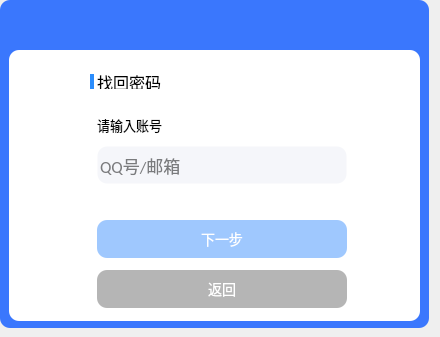
   <widget class="QWidget" name="page_4">
    <widget class="QLabel" name="label_BackRoundQQ">
     <property name="geometry">
      <rect>
       <x>0</x>
       <y>0</y>
       <width>429</width>
       <height>328</height>
      </rect>
     </property>
     <property name="styleSheet">
      <string notr="true">QLabel{
	border-radius: 10px;
	background-color: rgb(58, 119, 253);
}</string>
     </property>
     <property name="text">
      <string/>
     </property>
    </widget>
    <widget class="QLabel" name="label_FindQQ">
     <property name="geometry">
      <rect>
       <x>9</x>
       <y>50</y>
       <width>411</width>
       <height>271</height>
      </rect>
     </property>
     <property name="font">
      <font>
       <family>华文行楷</family>
      </font>
     </property>
     <property name="styleSheet">
      <string notr="true">QLabel{
	
	background-color: rgb(255, 255, 255);
	border-radius:10px;

}</string>
     </property>
     <property name="text">
      <string/>
     </property>
    </widget>
    <widget class="QLabel" name="label_QQLogo">
     <property name="geometry">
      <rect>
       <x>10</x>
       <y>10</y>
       <width>134</width>
       <height>34</height>
      </rect>
     </property>
     <property name="styleSheet">
      <string notr="true">QLabel{
	
	image: url(:/Img/QQLOGO.png);
}</string>
     </property>
     <property name="text">
      <string/>
     </property>
    </widget>
    <widget class="QLabel" name="label_Blue">
     <property name="geometry">
      <rect>
       <x>90</x>
       <y>74</y>
       <width>4</width>
       <height>15</height>
      </rect>
     </property>
     <property name="styleSheet">
      <string notr="true">QLabel{
	
	background-color: rgb(43, 141, 253);
}</string>
     </property>
     <property name="text">
      <string/>
     </property>
    </widget>
    <widget class="QLabel" name="label_Text8">
     <property name="geometry">
      <rect>
       <x>97</x>
       <y>74</y>
       <width>71</width>
       <height>15</height>
      </rect>
     </property>
     <property name="font">
      <font>
       <family>黑体</family>
       <pointsize>12</pointsize>
       <weight>50</weight>
       <bold>false</bold>
      </font>
     </property>
     <property name="text">
      <string>找回密码</string>
     </property>
    </widget>
    <widget class="QLabel" name="label_Text9">
     <property name="geometry">
      <rect>
       <x>97</x>
       <y>114</y>
       <width>91</width>
       <height>21</height>
      </rect>
     </property>
     <property name="font">
      <font>
       <family>黑体</family>
       <pointsize>10</pointsize>
       <weight>50</weight>
       <italic>false</italic>
       <bold>false</bold>
      </font>
     </property>
     <property name="text">
      <string>请输入账号</string>
     </property>
    </widget>
    <widget class="QLineEdit" name="lineEdit_FindAccount">
     <property name="geometry">
      <rect>
       <x>97</x>
       <y>146</y>
       <width>250</width>
       <height>38</height>
      </rect>
     </property>
     <property name="font">
      <font>
       <family>Calibri</family>
       <pointsize>13</pointsize>
       <weight>50</weight>
       <bold>false</bold>
      </font>
     </property>
     <property name="styleSheet">
      <string notr="true">QLineEdit{
	border-style:solid;
border-width:1px;
border-top-color: rgba(255, 255, 255, 0);
border-right-color: rgba(255, 255, 255, 0);
border-left-color: rgba(255, 255, 255, 0);
border-bottom-color: rgb(255, 255, 255, 0);
	background-color: rgb(245, 246, 250);
border-radius:10px;
}</string>
     </property>
     <property name="text">
      <string/>
     </property>
     <property name="maxLength">
      <number>22</number>
     </property>
     <property name="placeholderText">
      <string>QQ号/邮箱</string>
     </property>
    </widget>
    <widget class="QPushButton" name="btn_Next">
     <property name="enabled">
      <bool>false</bool>
     </property>
     <property name="geometry">
      <rect>
       <x>97</x>
       <y>220</y>
       <width>250</width>
       <height>38</height>
      </rect>
     </property>
     <property name="font">
      <font>
       <family>新宋体</family>
       <pointsize>-1</pointsize>
      </font>
     </property>
     <property name="autoFillBackground">
      <bool>false</bool>
     </property>
     <property name="styleSheet">
      <string notr="true">QPushButton{
background-color: rgb(159, 200, 254);
color: rgb(255, 255, 255);
border-radius: 10px;
font-size:14px;
}
QPushButton:hover{
	
	background-color: rgb(63, 225, 253);
color: rgb(255, 255, 255);
border-radius: 10px;
}</string>
     </property>
     <property name="text">
      <string>下一步</string>
     </property>
     <property name="iconSize">
      <size>
       <width>238</width>
       <height>36</height>
      </size>
     </property>
     <property name="autoRepeat">
      <bool>false</bool>
     </property>
     <property name="flat">
      <bool>false</bool>
     </property>
    </widget>
    <widget class="QLabel" name="label_ERRORTIP">
     <property name="geometry">
      <rect>
       <x>97</x>
       <y>190</y>
       <width>281</width>
       <height>16</height>
      </rect>
     </property>
     <property name="styleSheet">
      <string notr="true">QLabel{
	
	color: rgb(255, 86, 106);
}</string>
     </property>
     <property name="text">
      <string/>
     </property>
    </widget>
    <widget class="QPushButton" name="btn_close_4">
     <property name="geometry">
      <rect>
       <x>400</x>
       <y>-1</y>
       <width>31</width>
       <height>31</height>
      </rect>
     </property>
     <property name="autoFillBackground">
      <bool>false</bool>
     </property>
     <property name="styleSheet">
      <string notr="true">QPushButton::hover{
	image: url(:/Img/close_red.png);
}
QPushButton::passed{
	
	image: url(:/Img/close_red_passed.png);
}</string>
     </property>
     <property name="text">
      <string/>
     </property>
     <property name="icon">
      <iconset resource="Img.qrc">
       <normaloff>:/Img/close.png</normaloff>:/Img/close.png</iconset>
     </property>
     <property name="iconSize">
      <size>
       <width>16</width>
       <height>16</height>
      </size>
     </property>
     <property name="checkable">
      <bool>false</bool>
     </property>
     <property name="autoDefault">
      <bool>false</bool>
     </property>
     <property name="flat">
      <bool>true</bool>
     </property>
    </widget>
    <widget class="QPushButton" name="btn_minisize_4">
     <property name="geometry">
      <rect>
       <x>370</x>
       <y>-1</y>
       <width>31</width>
       <height>31</height>
      </rect>
     </property>
     <property name="autoFillBackground">
      <bool>false</bool>
     </property>
     <property name="styleSheet">
      <string notr="true">QPushButton::hover{
	image: url(:/Img/minisize_gray.png);
}
</string>
     </property>
     <property name="text">
      <string/>
     </property>
     <property name="icon">
      <iconset resource="Img.qrc">
       <normaloff>:/Img/minisize.png</normaloff>:/Img/minisize.png</iconset>
     </property>
     <property name="iconSize">
      <size>
       <width>16</width>
       <height>16</height>
      </size>
     </property>
     <property name="checkable">
      <bool>false</bool>
     </property>
     <property name="autoDefault">
      <bool>false</bool>
     </property>
     <property name="flat">
      <bool>true</bool>
     </property>
    </widget>
    <widget class="QPushButton" name="btn_Return_2">
     <property name="enabled">
      <bool>true</bool>
     </property>
     <property name="geometry">
      <rect>
       <x>97</x>
       <y>270</y>
       <width>250</width>
       <height>38</height>
      </rect>
     </property>
     <property name="font">
      <font>
       <family>新宋体</family>
       <pointsize>-1</pointsize>
      </font>
     </property>
     <property name="autoFillBackground">
      <bool>false</bool>
     </property>
     <property name="styleSheet">
      <string notr="true">QPushButton{
	
	background-color: rgb(181, 181, 181);
color: rgb(255, 255, 255);
border-radius: 10px;
font-size:14px;
}
QPushButton:hover{
	background-color: rgb(212, 212, 212);
color: rgb(255, 255, 255);
border-radius:10px;

}</string>
     </property>
     <property name="text">
      <string>返回</string>
     </property>
     <property name="iconSize">
      <size>
       <width>238</width>
       <height>36</height>
      </size>
     </property>
     <property name="autoRepeat">
      <bool>false</bool>
     </property>
     <property name="flat">
      <bool>false</bool>
     </property>
    </widget>
   </widget>
